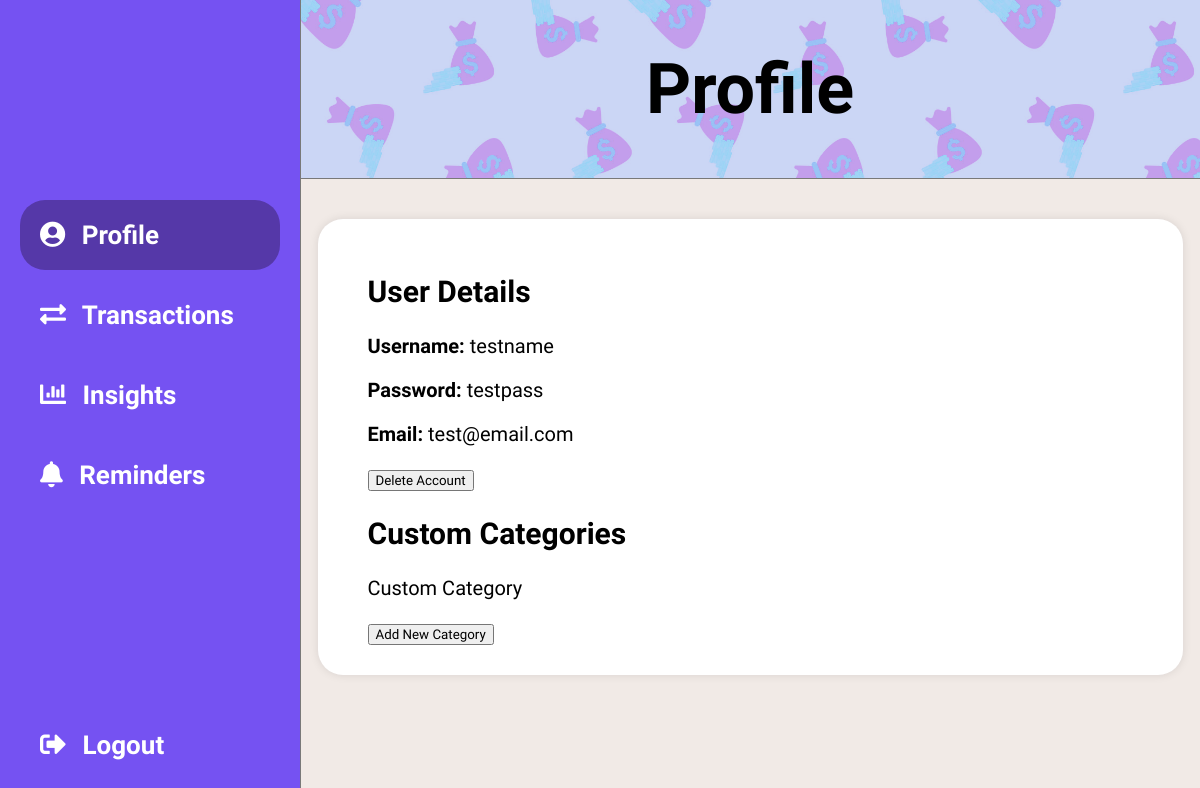
Page /profile.php (signed in) on the earlier database version.
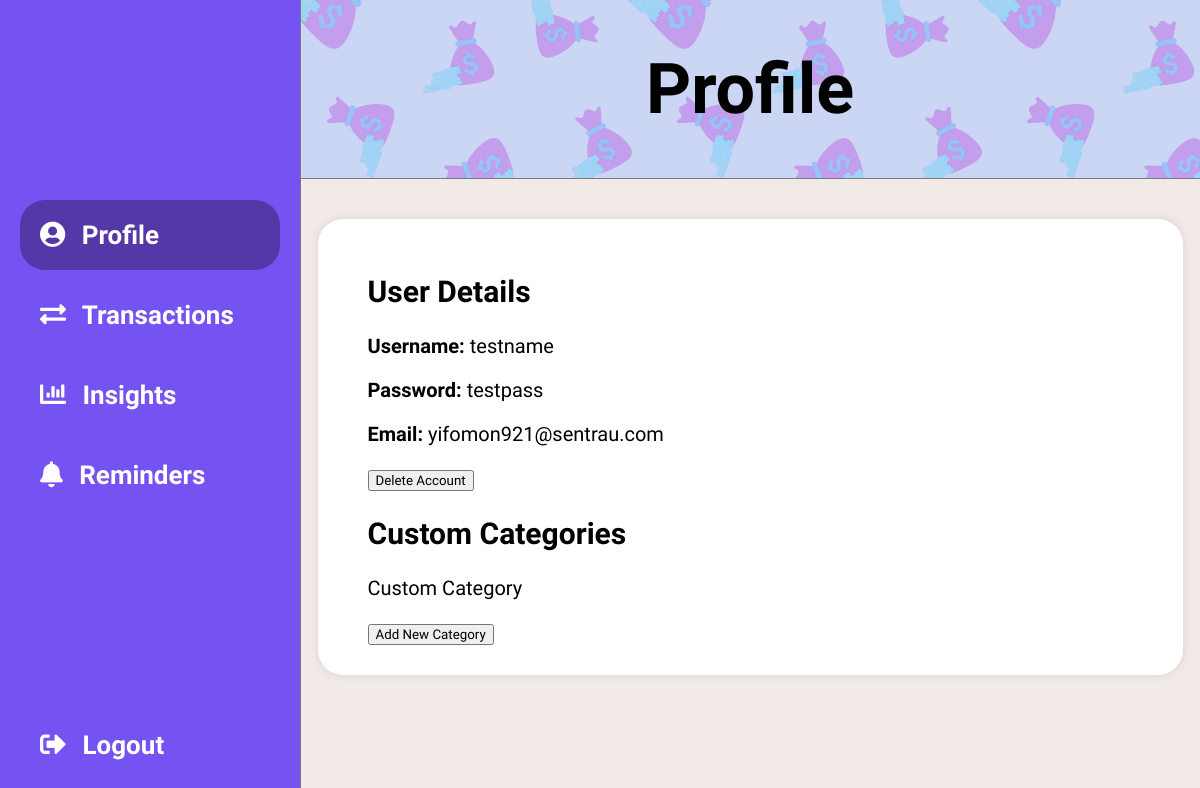
Same page on the later database version.
### tables this page shows
CREATE TABLE User (
    userID INT AUTO_INCREMENT PRIMARY KEY,
    username VARCHAR(255) NOT NULL,
    password VARCHAR(255) NOT NULL,
    emailAddress VARCHAR(255) NOT NULL
);

CREATE TABLE CustomCategory (
    customCategoryID INT AUTO_INCREMENT PRIMARY KEY,
    userID INT NOT NULL,
    title VARCHAR(255) NOT NULL,
    colour VARCHAR(255) NOT NULL,
    FOREIGN KEY (userID) REFERENCES User(userID)
);

### profile.php (the view, shortened to what this page needs)
<?php
    $dbHost = 'localhost';
    $dbUsername = 'root';
    $dbPassword = '';
    $dbName = 'agile';
    $conn = new mysqli($dbHost, $dbUsername, $dbPassword, $dbName);
    $userID = $_SESSION["userID"];
    $userQuery = "SELECT username, password, emailAddress FROM User WHERE userID = ?";
    $stmt = $conn->prepare($userQuery);
    $stmt->bind_param("i", $userID);
    $stmt->execute();
    $userResult = $stmt->get_result();
    $userData = $userResult->fetch_assoc();
    $categoriesQuery = "SELECT title, colour FROM CustomCategory WHERE userID = ?";
    $stmt = $conn->prepare($categoriesQuery);
    $stmt->bind_param("i", $userID);
    $stmt->execute();
    $categoriesResult = $stmt->get_result();
    $customCategories = $categoriesResult->fetch_all(MYSQLI_ASSOC);
    ?>
    <!DOCTYPE html>
    <html lang="en">
    <head>
        <link rel="stylesheet" href="style.css">
        <link rel="stylesheet" href="https://cdnjs.cloudflare.com/ajax/libs/font-awesome/5.15.3/css/all.min.css">
    </head>
    <body>
        <div class="sidebar">
            <div class="sidebar-content">
                <a href="profile.php" class="active"><i class="fas fa-user-circle"></i> <span>Profile</span></a>
                <a href="transactions.php"><i class="fas fa-exchange-alt"></i> <span>Transactions</span></a>
                <a href="insights.php"><i class="fas fa-chart-bar"></i> <span>Insights</span></a>
                <a href="reminders.php"><i class="fas fa-bell"></i> <span>Reminders</span></a>
            </div>
            <div class="logout-section">
                <a href="logout.php"><i class="fas fa-sign-out-alt"></i> <span>Logout</span></a>
            </div>
        </div>
        <div class="content">
            <div class="title">
                <h1>Profile</h1>
            </div>
            <div class="content-container">
                <div class="main-content">
                    <div class="user-details">
                        <h2>User Details</h2>
                        <p><strong>Username:</strong> <?php echo htmlspecialchars($userData['username']); ?></p>
                        <p><strong>Password:</strong> <?php echo htmlspecialchars($userData['password']); ?></p>
                        <p><strong>Email:</strong> <?php echo htmlspecialchars($userData['emailAddress']); ?></p>
                        <button>Delete Account</button>
                    </div>
                    <div class="custom-categories">
                        <h2>Custom Categories</h2>
                        <?php foreach ($customCategories as $category): ?>
                            <div class="category">
                                <p><?php echo htmlspecialchars($category['title']); ?></p>
                            </div>
                        <?php endforeach; ?>
                        <button>Add New Category</button>
                    </div>
                </div>
            </div>
        </div>
    </body>
    </html>

### style.css (style rules this page uses)
body { font-family: varela round, sans-serif !important; font-size: 20px; color: black; background-color: #F1EAE6; margin: 0; }
button, input { font-family: varela round, sans-serif !important; }
.title { width: 100%; background: url('backgroundNice.png') repeat center center/cover; background-size: 350px; padding: 6vh 0; text-align: center; border-bottom: 1px solid #797979; }
.title h1 { margin: 0; font-size: 70px; }
.sidebar { height: 100vh; width: 300px; position: fixed; background-color: #7552F2; overflow-x: hidden; display: flex; flex-direction: column; justify-content: space-between; border-right: 1px solid #797979; z-index: 2000; }
.sidebar-content { display: flex; flex-direction: column; justify-content: center; flex-grow: 1; }
.sidebar-content a:not(:last-child) { margin-bottom: 10px; }
.sidebar a { padding:20px; margin-left:20px; margin-right:20px; border-radius: 25px; text-decoration: none; font-size: 18px; color: white; display: block; font-size: 26px; font-weight: bold; }
.sidebar a i { margin-right: 10px; }
.sidebar-content .active { background-color: #5538A8; }
.logout-section { padding-bottom: 20px; flex-grow: 0; }
.content { margin-left: 300px; min-height: 100vh; }
.main-content { width: 85%; padding: 30px 50px; margin: 40px auto; border-radius: 25px; box-shadow: 0 0 10px rgba(0,0,0,0.1); background-color: white; position: relative; z-index: 10; }
@media screen and (max-width: 1500px) { .content { margin-left: 300px; } }

Differences in the rows shown:
changed user "testname": emailAddress "test@email.com" → "yifomon921@sentrau.com"
